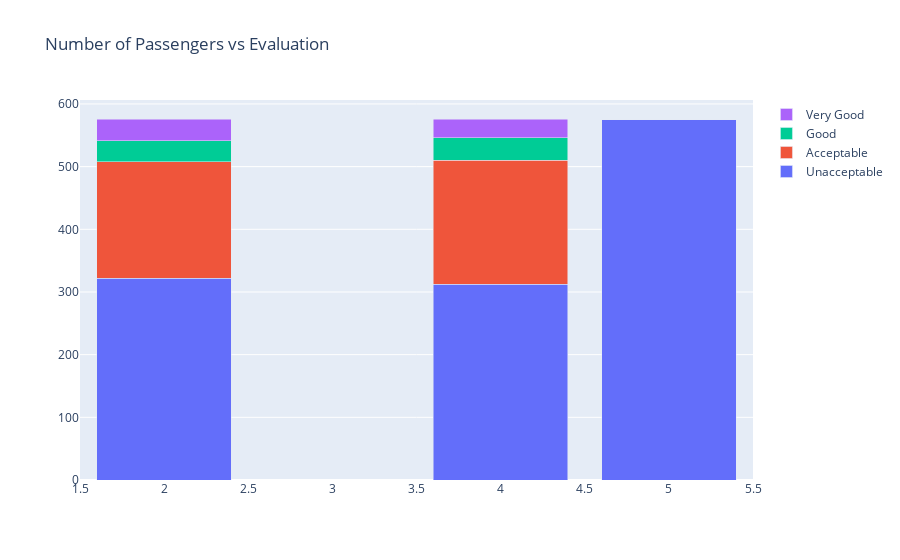

This figure's notebook cell:
### Code cell
data = [
    go.Bar(
        x=a[3].index, # assign x as the dataframe column 'x'
        y=prsn['unacc'],
        name='Unacceptable'
    ),
    go.Bar(
        x=a[3].index,
        y=prsn['acc'],
        name='Acceptable'
    ),
    go.Bar(
        x=a[3].index,
        y=prsn['good'],
        name='Good'
    ),
    go.Bar(
        x=a[3].index,
        y=prsn['vgood'],
        name='Very Good'
    )

]

layout = go.Layout(
    barmode='stack',
    title='Number of Passengers vs Evaluation'
)

fig = go.Figure(data=data, layout=layout)
py.iplot(fig, filename='cars_donut')

### Figure 1 — Plotly figure (JSON) as saved in the notebook; plotly's stock layout.template omitted (floating-point values rounded to 4 significant figures)
{"data": [{"name": "Unacceptable", "type": "bar", "x": ["5", "4", "2"], "y": [575, 312, 322]}, {"name": "Acceptable", "type": "bar", "x": ["5", "4", "2"], "y": [0, 198, 186]}, {"name": "Good", "type": "bar", "x": ["5", "4", "2"], "y": [0, 36, 33]}, {"name": "Very Good", "type": "bar", "x": ["5", "4", "2"], "y": [0, 30, 35]}], "layout": {"barmode": "stack", "title": {"text": "Number of Passengers vs Evaluation"}}}
